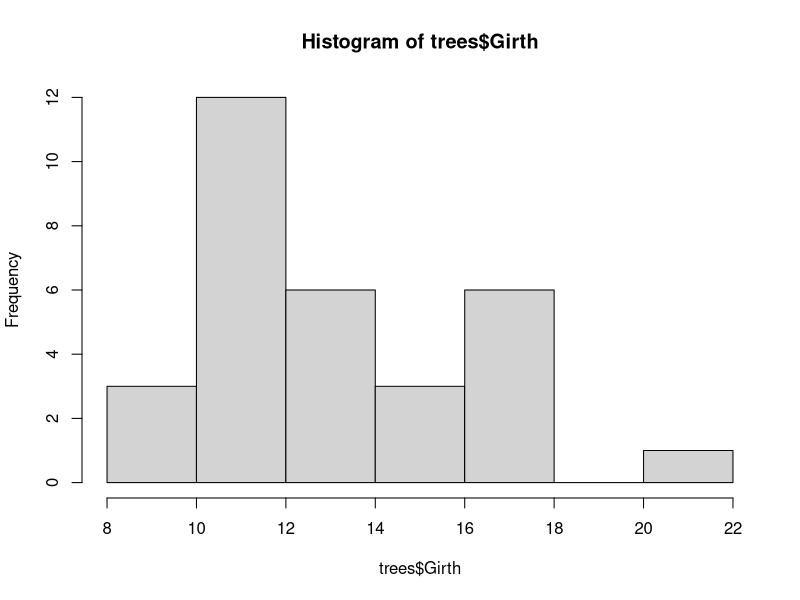
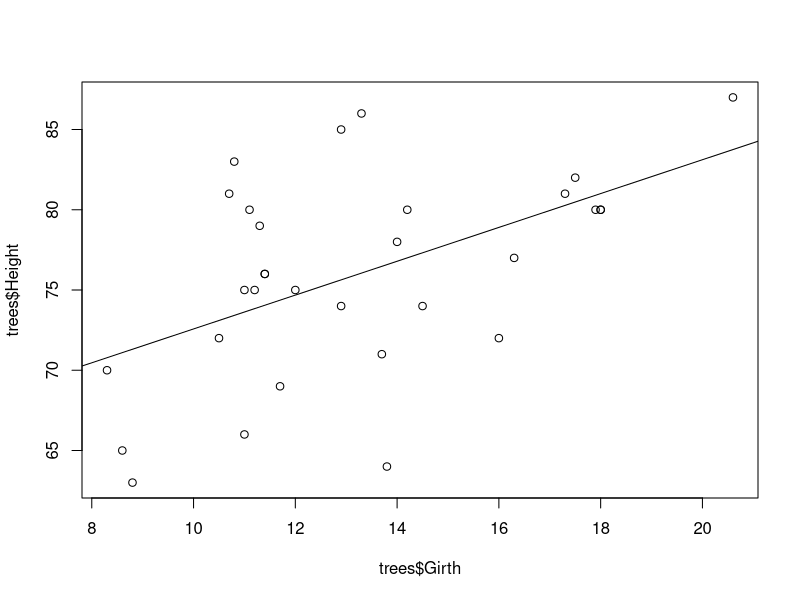
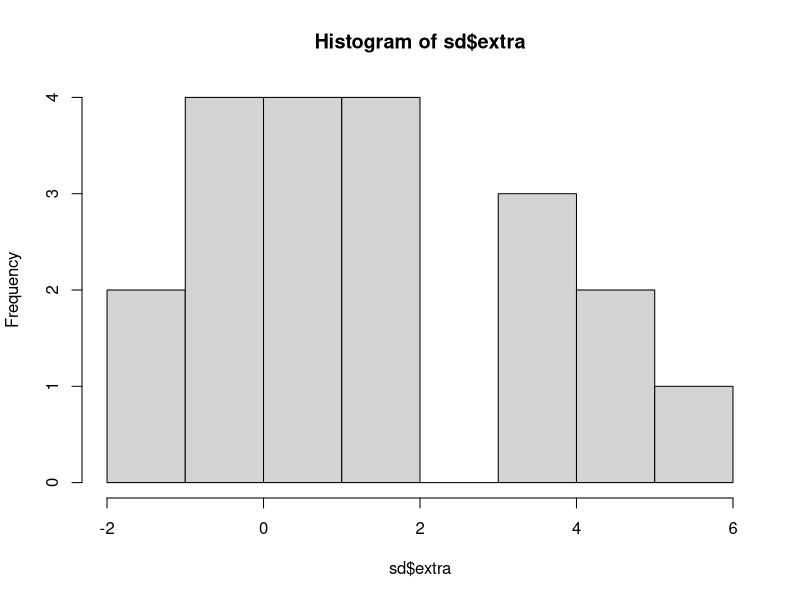
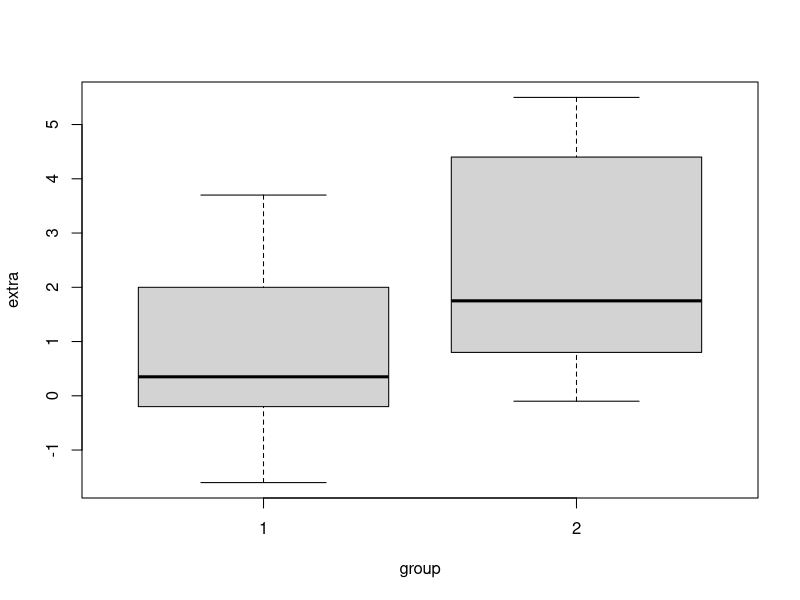
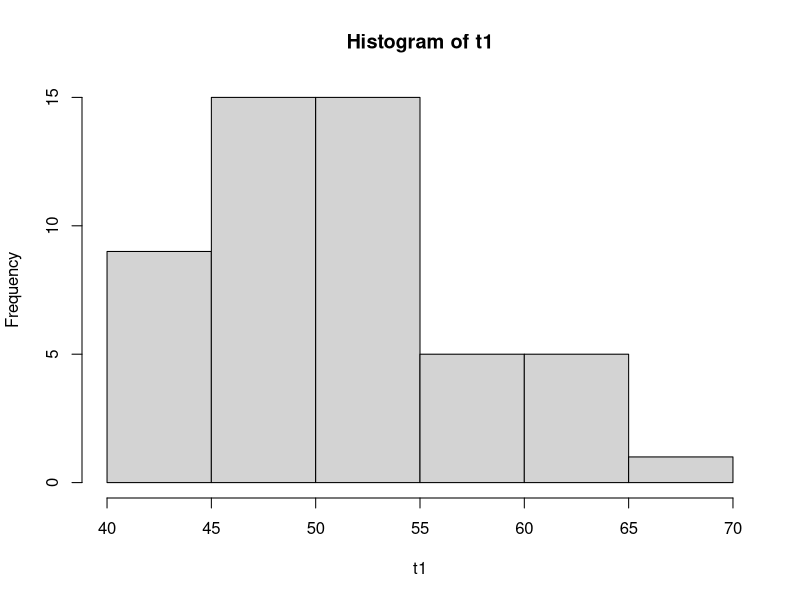
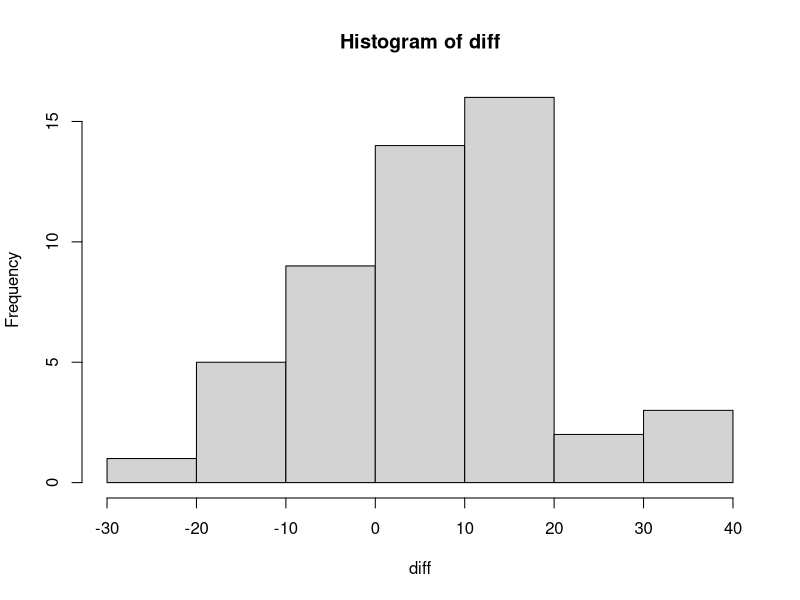
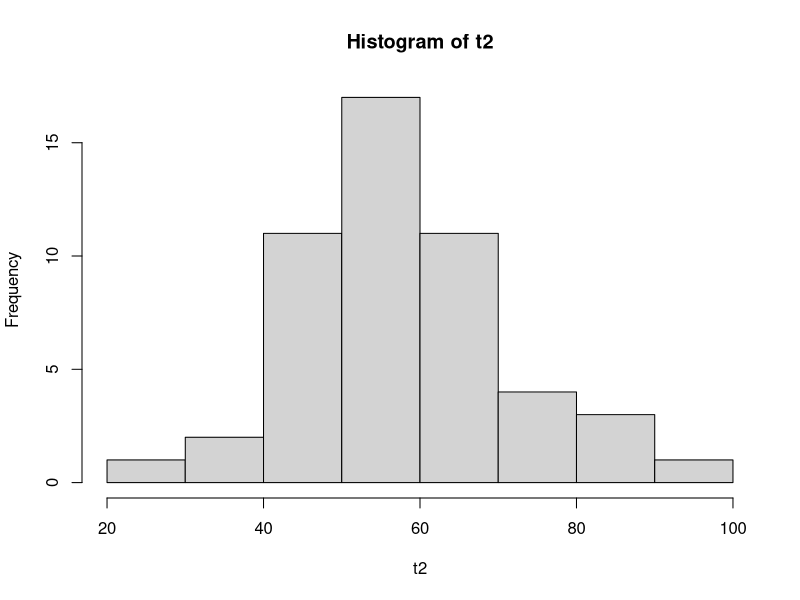
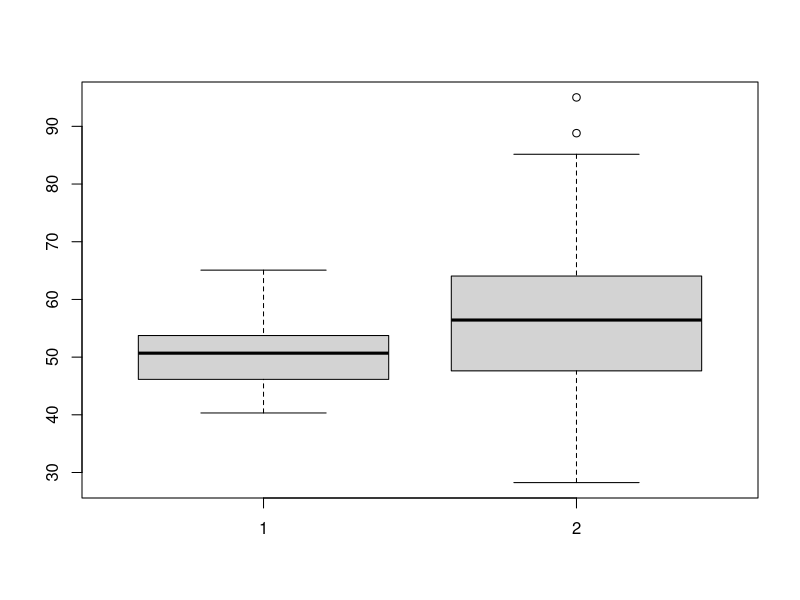

Here is the R script that generated these plots, in order: (Note: this script raises an error after producing the figures.)
# CORRELATIONS

?swiss
data(swiss)
cor(swiss)
round(cor(swiss), 2)
# we have correlations for all variables with each other
# we may want to gett hypothesis tests with CI

cor.test(swiss$Fertility, swiss$Education)
# we get the pearson's product moment correlatioon
# alternate hypothesisis true

# to get p values for the entire matrix
install.packages("Hmisc")
library(Hmisc)
# we need to take the data frame and convert it into a matrix
rcorr(as.matrix(swiss))
# two tables show up; first is the correlation table and the second is the p values
# a correlation coefficient is really flexible to look at associatoins between variables
# Look at the Hmisc package






# COMPUTING A BIVARIATE REGRESSION
# a very common approach
?trees
data(trees)
head(trees)
hist(trees$Girth)
plot(trees$Girth, trees$Height)
abline(lm(trees$Height ~ trees$Girth)) # this plots a regression line in the plot

# linear regression model
reg1 <- lm(Height ~ Girth, data = trees)
reg1 # gives us intercept and coeficcients
summary(reg1) # gives a lot more info
# residuals are indicators of how well the regression line works
# the std cut off of the p value is 0.05.it is lower here so girth is a good predictor of height
# r square tells us how much of the variation is described by the girth
# overall p value is the same as P value in girth as the regression is bivariate
# it will be different if we have more than one variable

# CI for coefficients
confint(reg1)

# predict values based on regression equations
predict(reg1)
# prediction of height for different values of girth

# we can also get CI for our prediction
predict(reg1, interval = "prediction") # CI for predicted height
# gives lower and upper value of the prediction with 95% CI

# regression diagnostics
lm.influence(reg1)
influence.measures(reg1)
?lm.influence
?influence.measures






# COMPARING MEANS WITH T TEST
?sleep
head(sleep)
sd <- sleep[, 1:2]
head(sd)
# good idea to plot before we do statistical tests
hist(sd$extra, col = "lightgray")
boxplot(extra ~ group, data = sd)

# independent 2 group t test
t.test(extra ~ group, data = sd)
# does a welch 2 sample t test
# p value is higher than 0.05; just a little

# t test with options
t.test(extra ~ group,
       data = sd,
       alternative = "less", # one tailed
       conf.level = 0.80) # 80% instead of 95%
# most of it is the same: t value and dof
# p value is different
# a directional test gives a statistically significant difference but the two way test does not
# CI goes from -inf to -0.8: inf just shows that it is a one tail test

# create two groups of random data in separate variables
x <- rnorm(30, mean = 20, sd = 5)
y <- rnorm(30, mean = 22, sd = 5)
t.test(x, y) # x and y are two variables in different data sets
# means are close
# we can run it a few times and we can see if it is significantly different at any time






# COMPARED PAIRED MEANS: PAIRED T TEST
# we can pair one group before and after
t1 <- rnorm(50, mean = 52, sd = 6) # time 1
diff <- rnorm(50, mean = 6, sd = 12) # Difference
t2 <- t1 + diff # time 2
hist(t1)
hist(diff)
hist(t2) 
boxplot(t1, t2) # t2 is much more spread out cause of high sd of diff

# Use MASS to create a parallel coordinate plot
install.packages("MASS")
library(MASS)
pairs <- data.frame(t1, t2)

parcoord(pairs, var.label = T)
# we can just do pairs function too but parcoord lets us use var.label
# are the lines on average are going up or down or if they are flat

# paired t test (with defaults)
t.test(t2, t1, paired = T)
# this comes out statistically significant

# paired t test (with options)
t.test(t2, t1,
       paired = T,
       mu = 6, # specify non 0 null value
       alternative = "greater", # one tail
       conf.level = 0.99) # 99% confidence level
# 6 is chosen as it is the mean difference chosen
# it is not significantly different from 6




# COMPARING MEANS WITH AVOVA
x1 <- rnorm(30, mean = 40, sd = 8)
x2 <- rnorm(30, mean = 41, sd = 8)
x3 <- rnorm(30, mean = 45, sd = 8)
x4 <- rnorm(30, mean = 45, sd = 8)
boxplot(x1, x2, x3, x4)
# this can be run a few times to get different data sets

xdf <- data.frame(cbind(x1, x2, x3, x4))
summary(xdf)

# stack data to get one column with outcome
xs <- stack(xdf)
View(xs)

# conduct one way anova
anova1 <- aov(values ~ ind, data = xs)
anova1
# we get the sum of squares, dof etc
summary(anova1)
# gives a lot more info
# this is not statistically significant
# a difference means that there are differences somewhere but doesn't tell us where the differneces are
# tests that can be used are shafey or bon fironi (spell check)
?p.adjust
# p.adjust will give us idea of tests

# TukeyHSD (post hawk comparison)
TukeyHSD(anova1)
# it compares every one of these groups
# here, no pair is statistically significant







# COMPAFRE PROPORTIONS
# need to create two vectors
n5 <- c(rep(100, 5)) # total no. of people in each trial group
x5 <- c(65, 60, 60, 50, 45) # no. of successes

prop.test(x5, n5)
# 5 sample test for equality of proportion without continuity correction
# this does a chi square test
# there is a statistically significant difference between the groups

# if there are only two groups, it even gives CI
n2 <- c(40, 40) # no. of trials
x2 <- c(30, 20) # no. of successes
prop.test(x2, n2, conf.level = 0.8)
# it shows a 25 % difference






# CREATING CROSSTABS FOR CATEGORICAL VARIABLES
?Titanic
Titanic
ftable(Titanic) # can also be converted to a flat table

tdf <- as.data.frame(lapply(as.data.frame.table(Titanic), function(x)
  rep(x, as.data.frame.table(Titanic)$Freq)))[, -5]
View(tdf)

# create contingency table
ttab <- table(tdf$Class, tdf$Survived)
ttab

# change frequencies to %
round(prop.table(ttab, 1), 2) * 100
# we see more % survived in first class
# we can also get column % or cell %

# Chi squared test
tchi <- chisq.test(ttab)
tchi
# very strongly significant
summary(tchi)
tchi$observed # same as the contingency table with the formula table
tchi$expected
tchi$residuals
tchi$stdres


?chisq.test




# CREATING ROBUST STATISTICS FOR BIVARIATE ASSOCIATIONS
help(package = "robustbase")
help(package = "robust")
help(package = "MASS")
help(package = "quantreg")

# robust stats are to remove outlier effects

install.packages("quantreg")
# it is a very sophisticated topic

require(quantreg)
?rq  # Help on "quantile regression" in quantreg package
data(engel)
?engel
attach(engel)

plot(income,  # Create plot frame
     foodexp,
     xlab = "Household Income",
     ylab = "Food Expenditure",
     type = "n", 
     cex = .5)
points(income,  # Points in plot
       foodexp,
       pch = 16,
       col = "lightgray")
taus <- c(.05, .1, .25, .75, .9, .95)  # Quantiles
xx <- seq(min(income), max(income), 100)  # X values
f <- coef(rq((foodexp)~(income), tau=taus))  # Coefficients
yy <- cbind(1, xx)%*%f  # Y values
for(i in 1:length(taus)){  # For each quantile value...
  lines(xx, yy[, i], col = "darkgray")  # Draw regression
}
abline(lm(foodexp ~ income),  # Standard LS regression
       col = "darkred",
       lwd = 2)
abline(rq(foodexp ~ income),  # Median regression
       col = "blue",
       lwd = 2)
legend(3000, 1000,  # Plot legend
       c("mean fit", "median fit"),
       col = c("darkred", "blue"),
       lty = 1,
       lwd = 2)

# Clean up
detach(engel)
detach("package:robust", unload=TRUE)
detach("package:quantreg", unload=TRUE)
detach("package:MASS", unload=TRUE)
detach("package:rrcov", unload=TRUE)
rm(list = ls())  
